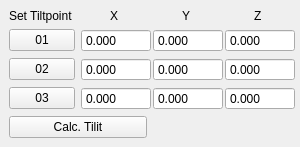
  <widget class="QDockWidget" name="tilt_correction_dockWidget">
   <property name="enabled">
    <bool>true</bool>
   </property>
   <property name="sizePolicy">
    <sizepolicy hsizetype="Preferred" vsizetype="Preferred">
     <horstretch>0</horstretch>
     <verstretch>0</verstretch>
    </sizepolicy>
   </property>
   <property name="maximumSize">
    <size>
     <width>300</width>
     <height>524287</height>
    </size>
   </property>
   <property name="windowTitle">
    <string>Tilt correction</string>
   </property>
   <attribute name="dockWidgetArea">
    <number>8</number>
   </attribute>
   <widget class="QWidget" name="dockWidgetContents_6">
    <layout class="QGridLayout" name="gridLayout_2">
     <item row="0" column="0">
      <layout class="QGridLayout" name="gridLayout">
       <item row="4" column="0" colspan="2">
        <widget class="QPushButton" name="calc_tilt_pushButton">
         <property name="text">
          <string>Calc. Tilit</string>
         </property>
        </widget>
       </item>
       <item row="2" column="0">
        <widget class="QPushButton" name="tilt_set_02_pushButton">
         <property name="maximumSize">
          <size>
           <width>70</width>
           <height>16777215</height>
          </size>
         </property>
         <property name="text">
          <string>02</string>
         </property>
        </widget>
       </item>
       <item row="3" column="0">
        <widget class="QPushButton" name="tilt_set_03_pushButton">
         <property name="maximumSize">
          <size>
           <width>70</width>
           <height>16777215</height>
          </size>
         </property>
         <property name="text">
          <string>03</string>
         </property>
        </widget>
       </item>
       <item row="1" column="1">
        <widget class="ScienDSpinBox" name="tilt_01_x_pos_doubleSpinBox">
         <property name="enabled">
          <bool>true</bool>
         </property>
         <property name="minimumSize">
          <size>
           <width>70</width>
           <height>0</height>
          </size>
         </property>
         <property name="maximumSize">
          <size>
           <width>50</width>
           <height>16777215</height>
          </size>
         </property>
         <property name="readOnly">
          <bool>true</bool>
         </property>
         <property name="buttonSymbols">
          <enum>QAbstractSpinBox::NoButtons</enum>
         </property>
         <property name="decimals">
          <number>3</number>
         </property>
         <property name="maximum">
          <double>200.000000000000000</double>
         </property>
        </widget>
       </item>
       <item row="1" column="0">
        <widget class="QPushButton" name="tilt_set_01_pushButton">
         <property name="maximumSize">
          <size>
           <width>70</width>
           <height>16777215</height>
          </size>
         </property>
         <property name="text">
          <string>01</string>
         </property>
        </widget>
       </item>
       <item row="0" column="0">
        <widget class="QLabel" name="tiltpoint_label">
         <property name="text">
          <string>Set Tiltpoint :</string>
         </property>
        </widget>
       </item>
       <item row="1" column="2">
        <widget class="ScienDSpinBox" name="tilt_01_y_pos_doubleSpinBox">
         <property name="enabled">
          <bool>true</bool>
         </property>
         <property name="minimumSize">
          <size>
           <width>70</width>
           <height>0</height>
          </size>
         </property>
         <property name="maximumSize">
          <size>
           <width>50</width>
           <height>16777215</height>
          </size>
         </property>
         <property name="readOnly">
          <bool>true</bool>
         </property>
         <property name="buttonSymbols">
          <enum>QAbstractSpinBox::NoButtons</enum>
         </property>
         <property name="decimals">
          <number>3</number>
         </property>
         <property name="maximum">
          <double>200.000000000000000</double>
         </property>
        </widget>
       </item>
       <item row="0" column="1" alignment="Qt::AlignHCenter">
        <widget class="QLabel" name="tilt_x_label">
         <property name="text">
          <string>X</string>
         </property>
        </widget>
       </item>
       <item row="2" column="1">
        <widget class="ScienDSpinBox" name="tilt_02_x_pos_doubleSpinBox">
         <property name="enabled">
          <bool>true</bool>
         </property>
         <property name="minimumSize">
          <size>
           <width>70</width>
           <height>0</height>
          </size>
         </property>
         <property name="maximumSize">
          <size>
           <width>50</width>
           <height>16777215</height>
          </size>
         </property>
         <property name="readOnly">
          <bool>true</bool>
         </property>
         <property name="buttonSymbols">
          <enum>QAbstractSpinBox::NoButtons</enum>
         </property>
         <property name="decimals">
          <number>3</number>
         </property>
         <property name="maximum">
          <double>200.000000000000000</double>
         </property>
        </widget>
       </item>
       <item row="3" column="3">
        <widget class="ScienDSpinBox" name="tilt_03_z_pos_doubleSpinBox">
         <property name="enabled">
          <bool>true</bool>
         </property>
         <property name="minimumSize">
          <size>
           <width>70</width>
           <height>0</height>
          </size>
         </property>
         <property name="maximumSize">
          <size>
           <width>50</width>
           <height>16777215</height>
          </size>
         </property>
         <property name="readOnly">
          <bool>true</bool>
         </property>
         <property name="buttonSymbols">
          <enum>QAbstractSpinBox::NoButtons</enum>
         </property>
         <property name="decimals">
          <number>3</number>
         </property>
         <property name="minimum">
          <double>-100.000000000000000</double>
         </property>
         <property name="maximum">
          <double>100.000000000000000</double>
         </property>
        </widget>
       </item>
       <item row="1" column="3">
        <widget class="ScienDSpinBox" name="tilt_01_z_pos_doubleSpinBox">
         <property name="enabled">
          <bool>true</bool>
         </property>
         <property name="minimumSize">
          <size>
           <width>70</width>
           <height>0</height>
          </size>
         </property>
         <property name="maximumSize">
          <size>
           <width>50</width>
           <height>16777215</height>
          </size>
         </property>
         <property name="readOnly">
          <bool>true</bool>
         </property>
         <property name="buttonSymbols">
          <enum>QAbstractSpinBox::NoButtons</enum>
         </property>
         <property name="decimals">
          <number>3</number>
         </property>
         <property name="minimum">
          <double>-100.000000000000000</double>
         </property>
         <property name="maximum">
          <double>100.000000000000000</double>
         </property>
        </widget>
       </item>
       <item row="3" column="1">
        <widget class="ScienDSpinBox" name="tilt_03_x_pos_doubleSpinBox">
         <property name="enabled">
          <bool>true</bool>
         </property>
         <property name="minimumSize">
          <size>
           <width>70</width>
           <height>0</height>
          </size>
         </property>
         <property name="maximumSize">
          <size>
           <width>50</width>
           <height>16777215</height>
          </size>
         </property>
         <property name="readOnly">
          <bool>true</bool>
         </property>
         <property name="buttonSymbols">
          <enum>QAbstractSpinBox::NoButtons</enum>
         </property>
         <property name="decimals">
          <number>3</number>
         </property>
         <property name="maximum">
          <double>200.000000000000000</double>
         </property>
        </widget>
       </item>
       <item row="3" column="2">
        <widget class="ScienDSpinBox" name="tilt_03_y_pos_doubleSpinBox">
         <property name="enabled">
          <bool>true</bool>
         </property>
         <property name="sizePolicy">
          <sizepolicy hsizetype="Minimum" vsizetype="Fixed">
           <horstretch>0</horstretch>
           <verstretch>0</verstretch>
          </sizepolicy>
         </property>
         <property name="minimumSize">
          <size>
           <width>70</width>
           <height>0</height>
          </size>
         </property>
         <property name="maximumSize">
          <size>
           <width>50</width>
           <height>16777215</height>
          </size>
         </property>
         <property name="readOnly">
          <bool>true</bool>
         </property>
         <property name="buttonSymbols">
          <enum>QAbstractSpinBox::NoButtons</enum>
         </property>
         <property name="decimals">
          <number>3</number>
         </property>
         <property name="maximum">
          <double>200.000000000000000</double>
         </property>
        </widget>
       </item>
       <item row="2" column="3">
        <widget class="ScienDSpinBox" name="tilt_02_z_pos_doubleSpinBox">
         <property name="enabled">
          <bool>true</bool>
         </property>
         <property name="minimumSize">
          <size>
           <width>70</width>
           <height>0</height>
          </size>
         </property>
         <property name="maximumSize">
          <size>
           <width>50</width>
           <height>16777215</height>
          </size>
         </property>
         <property name="readOnly">
          <bool>true</bool>
         </property>
         <property name="buttonSymbols">
          <enum>QAbstractSpinBox::NoButtons</enum>
         </property>
         <property name="decimals">
          <number>3</number>
         </property>
         <property name="minimum">
          <double>-100.000000000000000</double>
         </property>
         <property name="maximum">
          <double>100.000000000000000</double>
         </property>
        </widget>
       </item>
       <item row="2" column="2">
        <widget class="ScienDSpinBox" name="tilt_02_y_pos_doubleSpinBox">
         <property name="enabled">
          <bool>true</bool>
         </property>
         <property name="minimumSize">
          <size>
           <width>70</width>
           <height>0</height>
          </size>
         </property>
         <property name="maximumSize">
          <size>
           <width>50</width>
           <height>16777215</height>
          </size>
         </property>
         <property name="readOnly">
          <bool>true</bool>
         </property>
         <property name="buttonSymbols">
          <enum>QAbstractSpinBox::NoButtons</enum>
         </property>
         <property name="decimals">
          <number>3</number>
         </property>
         <property name="maximum">
          <double>200.000000000000000</double>
         </property>
        </widget>
       </item>
       <item row="0" column="2" alignment="Qt::AlignHCenter">
        <widget class="QLabel" name="tilt_y_label">
         <property name="text">
          <string>Y</string>
         </property>
        </widget>
       </item>
       <item row="0" column="3" alignment="Qt::AlignHCenter">
        <widget class="QLabel" name="tilt_z_label">
         <property name="text">
          <string>Z</string>
         </property>
        </widget>
       </item>
      </layout>
     </item>
    </layout>
   </widget>
  </widget>
